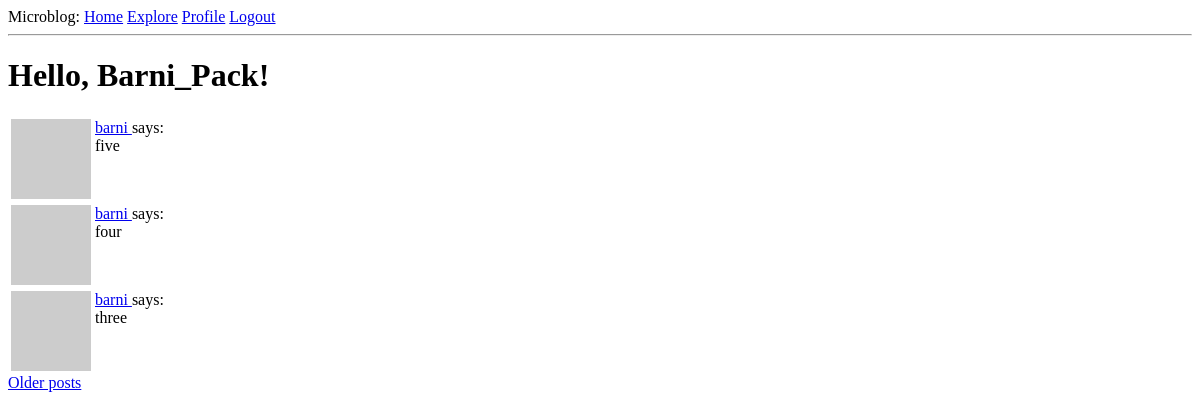
The app's page /explore (signed in), older data.
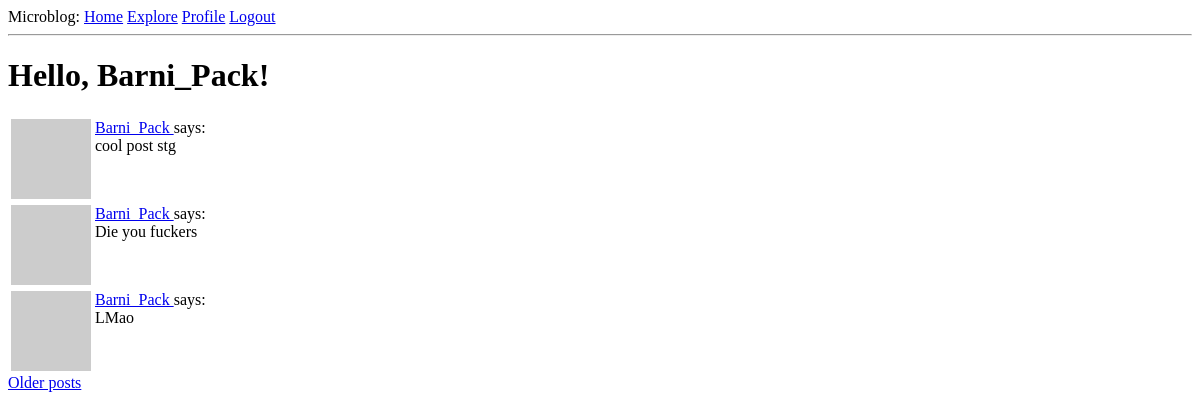
The same page, newer data.
### app/models.py (models this page shows, shortened)
class Post(db.Model):
    id = db.Column(db.Integer, primary_key=True)
    body = db.Column(db.String(140))
    timestamp = db.Column(db.DateTime, index=True, default=datetime.utcnow)
    user_id = db.Column(db.Integer, db.ForeignKey('user.id'))

class User(UserMixin, db.Model):
    id = db.Column(db.Integer, primary_key=True)
    username = db.Column(db.String(64), index=True, unique=True)
    email = db.Column(db.String(120), index=True, unique=True)
    password_hash = db.Column(db.String(128))
    posts = db.relationship('Post', backref='author', lazy='dynamic')
    about_me = db.Column(db.String(140))
    last_seen = db.Column(db.DateTime, default=datetime.utcnow)
    followed = db.relationship(
        'User', secondary=followers,
        primaryjoin=(followers.c.follower_id == id),
        secondaryjoin=(followers.c.followed_id == id),
        backref=db.backref('followers', lazy='dynamic'),
        lazy='dynamic'
    )
    def avatar(self, size):
        digest = md5(self.email.lower().encode('utf-8')).hexdigest()
        return 'https://www.gravatar.com/avatar/{}?d=identicon&s={}'.format(
            digest, size
        )

### app/routes.py (the view)
@app.route('/explore')
@login_required
def explore():
    page = request.args.get('page', 1, type=int)
    posts = Post.query.order_by(Post.timestamp.desc()).paginate(
        page, app.config['POSTS_PER_PAGE'], False
    )
    next_url = url_for('explore', page=posts.next_num) \
        if posts.has_next else None
    prev_url = url_for('explore', page=posts.prev_num) \
        if posts.has_prev else None
    return render_template('index.html', title='Home', posts=posts.items,
                           next_url=next_url, prev_url=prev_url)

### app/models.py (called while the page is built)
@login.user_loader
def load_user(id):
    return User.query.get(int(id))

### app/routes.py (called while the page is built)
@app.before_request
def before_request():
    if current_user.is_authenticated:
        current_user.last_seen = datetime.utcnow()
        db.session.commit()

### app/templates/index.html (shortened to what this page needs)
{% extends 'base.html' %}
{% block content %}
<h1>Hello, {{ current_user.username }}!</h1>
{% for post in posts %}
    {% include '_post.html' %}
{% endfor %}
{% if next_url %}
<a href="{{ next_url }}">Older posts</a>
{% endif %}
{% endblock content %}

### app/templates/_post.html
<table>
    <tr valign="top">
        <td><img src="{{ post.author.avatar(36) }}"></td>
        <td>
            <a href="{{ url_for('user', username=post.author.username) }}">
                {{ post.author.username }}
            </a>
            says:<br>{{ post.body }}</td>
    </tr>
</table>

Row changes from the older to the newer data that the page shows:
no longer on this page (row unchanged): Post: author.username "barni", body "five"
no longer on this page (row unchanged): Post: author.username "barni", body "four"
no longer on this page (row unchanged): Post: author.username "barni", body "three"
added Post: author.username "Barni_Pack", body "cool post stg"
added Post: author.username "Barni_Pack", body "Die you fuckers"
added Post: author.username "Barni_Pack", body "LMao"
